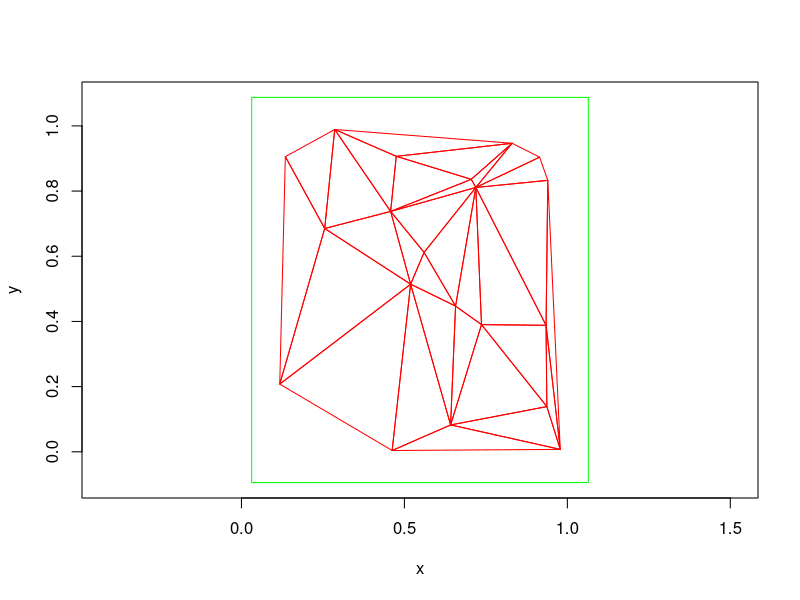
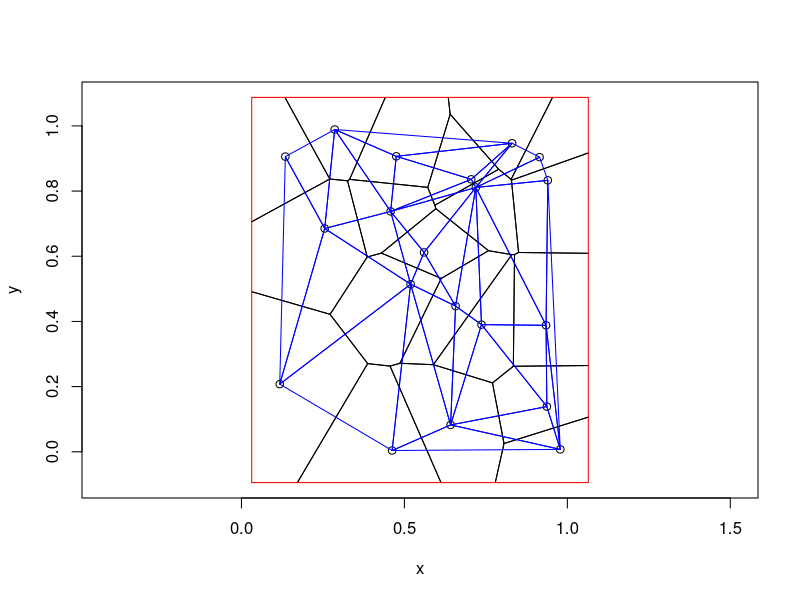

The R source for these figures, in order:
#!/usr/bin/env Rscript
# this script does what?
# this is the rendering of 
# Neil Hurley's favourite:
# in matlab:
# N=10
# x=rand(N,1)
# y=rand(N,1)
# tri=delaunay(x,y)
# I asked chatgpt and it said use deldir.
library(ggplot2)
library(Cairo)
library(deldir)

set.seed(42)
x <- runif(20)
y <- runif(20)
d <- deldir(x,y)

ttt <- triang.list(d)

CairoPNG("delau0.png", 800, 800)
plot(ttt,border="red",showrect=TRUE,rectcol="green")
dev.off()

sss <- tile.list(d)

CairoPNG("delau1.png", 800, 800)
plot(sss)
plot(ttt, add=T, border="blue", showrect=T, rectcol="red") # that add superimposes on previous plot
dev.off()
